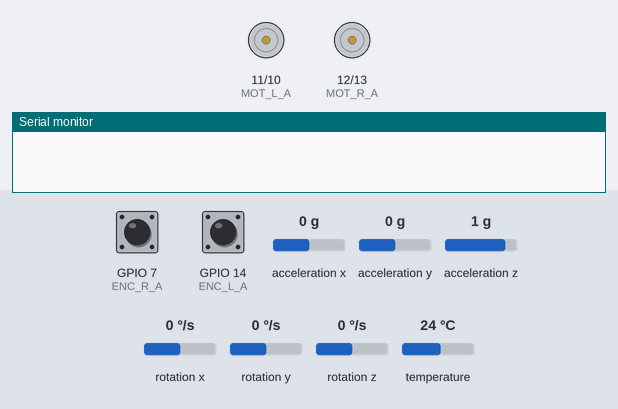
Simulated run of this sketch. Board: ESP32-S3. Parts: motor-driver pin pairs drawn as motors (green arrow = first pin HIGH = forward, orange = second pin HIGH = backward, longer = more drive), the last lines printed to the serial monitor. The inputs (shaded band) are chosen by the test bench; at power-on: rotation z 0 °/s, GPIO 7 (ENC_R_A) HIGH, GPIO 14 (ENC_L_A) HIGH, acceleration x 0 g, acceleration y 0 g, acceleration z 1 g, rotation x 0 °/s, rotation y 0 °/s, temperature 24 °C.

Above: at 0.1 s.
At 3.8 s:
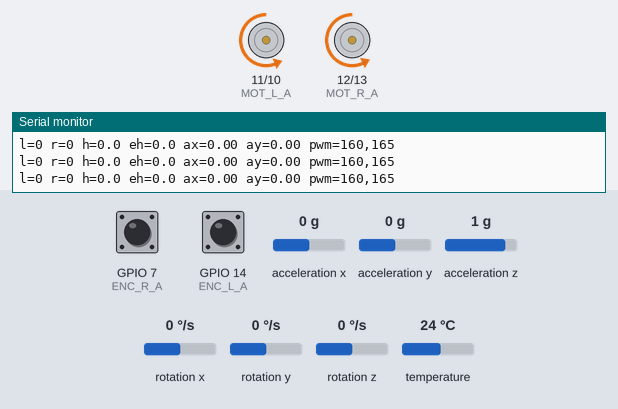
3.9 s: rotation z set to -192 °/s
At 4.3 s:
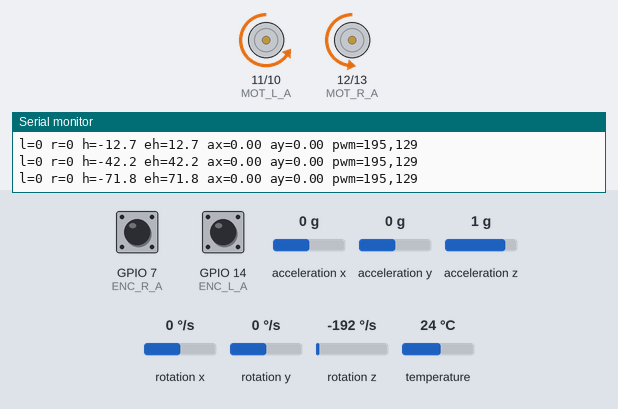
6.9 s: GPIO 7 (ENC_R_A) pulled LOW for 3.2 s
11.6 s: GPIO 7 (ENC_R_A) pulled LOW for 0.15 s
14.7 s: rotation z set to -100 °/s
17.7 s: GPIO 14 (ENC_L_A) pulled LOW for 0.15 s
20.8 s: GPIO 14 (ENC_L_A) pulled LOW for 1 s
Timing chart, 0 to 25.8 s (numbered marks = the images above; inputs shaded):
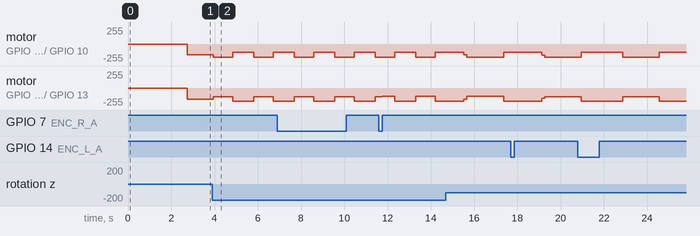

Measured:
- after the input at 3.9 s, motor on GPIO 11 (MOT_L_A) / GPIO 10 (MOT_L_B): alternates backward 195/255 for 0.89 s and backward 125/255 for 0.98 s, starting at once; motor on GPIO 12 (MOT_R_A) / GPIO 13 (MOT_R_B): alternates backward 201/255 for 0.98 s and backward 129/255 for 0.89 s, starting at once

The sketch:

trajetoria_robo.ino
```cpp
#include <Wire.h>
#include <Adafruit_MPU6050.h>
#include <Adafruit_Sensor.h>

// ============================================================
// AJUSTES RAPIDOS
// ============================================================

// 0 = teste local sem servidor; 1 = recebe metas por UDP.
#define USE_UDP 0

// Teste local.
// false = anda uma distancia reta; true = segue a lista TEST_POINTS_CM.
const bool TEST_USE_POINTS = true;

// Distancia reta, usada quando TEST_USE_POINTS = false.
const float TEST_DIST_CM = 150.0;

// Pontos em cm, usados quando TEST_USE_POINTS = true.
// O primeiro ponto e a pose inicial assumida do robo.
struct PointCm {
  float x;
  float y;
};

PointCm TEST_POINTS_CM[] = {
  {0.0, 0.0},
  {30.0, 0.0},
  {30.0, 30.0},
  {60.0, 60.0},
  {120.0, 150.0},
  {30.0, 0.0},
  {0.0, 0.0},
};

const int TEST_POINT_COUNT = sizeof(TEST_POINTS_CM) / sizeof(TEST_POINTS_CM[0]);
const bool REPEAT_TEST = false;

// Calibracao principal da distancia.
// Depois de um teste: ticksPerCm = media_de_ticks / distancia_real_cm.
float ticksPerCm = 12.0;

// Correcao fina de distancia.
// Se pediu 150 cm e andou 160 cm: DIST_GAIN ~= 150.0 / 160.0 = 0.9375.
// Se a curta distancia ficar pequena demais, reduz STOP_LEAD_CM antes de mexer aqui.
const float DIST_GAIN = 0.94;
const float STOP_LEAD_CM = 0.7;

// Motores. Se um lado andar ao contrario, troca o respetivo sinal para -1.
const int MOTOR_L_SIGN = 1;
const int MOTOR_R_SIGN = 1;

// PWM. PWM_CRUISE baixo costuma dar menos derrapagem e menos sobrecurso.

const int PWM_MIN_L = 83; // Coloque o valor achado
const int PWM_MIN_R = 107; // Coloque o valor achado
const float FATOR_DIREITO = 1.0321; // Coloque o fator achado
const int PWM_MIN = 120;
const int PWM_CRUISE = 160;
const int PWM_MAX = 255;
const float SLOWDOWN_CM = 18.0;

// PID para virar no sitio.
const float TURN_TOL_DEG = 2.0;
const float TURN_KP = 3.2;
const float TURN_KI = 0.0;
const float TURN_KD = 0.10;

// PID para andar reto.
// TICKS corrige diferenca entre rodas; HEADING corrige desvio angular pela IMU.
const float TICKS_KP = 0.9;
const float TICKS_KI = 0.0;
const float TICKS_KD = 0.02;
const float HEADING_KP = 2.6;
const float HEADING_KI = 0.0;
const float HEADING_KD = 0.08;

// IMU.
const float GYRO_DEADBAND_DPS = 0.6;
const int IMU_CAL_SAMPLES = 500;

// Logs.
const uint32_t LOG_EVERY_MS = 150;

// ============================================================
// PINOS
// ============================================================

const int SDA_PIN = 40;
const int SCL_PIN = 39;

const int MOT_L_A = 11;
const int MOT_L_B = 10;
const int MOT_R_A = 12;
const int MOT_R_B = 13;

const int ENC_L_A = 14;
const int ENC_R_A = 7;

// ============================================================
// UDP
// ============================================================

#if USE_UDP
#include <WiFi.h>
#include <WiFiUdp.h>
#include <ArduinoJson.h>

const char* WIFI_SSID = "NOME_DA_REDE";
const char* WIFI_PASS = "PASSWORD_DA_REDE";

const uint16_t UDP_CMD_PORT = 5005;  // servidor -> ESP32
const uint16_t UDP_FB_PORT = 5006;   // ESP32 -> servidor

IPAddress serverIp(192, 168, 1, 100);
WiFiUDP udp;
String segmentId;
#endif

// ============================================================
// ESTADO
// ============================================================

Adafruit_MPU6050 mpu;

volatile long ticksL = 0;
volatile long ticksR = 0;

float headingDeg = 0.0;
float gyroBiasZ = 0.0;
float accBiasX = 0.0;
float accBiasY = 0.0;
float accBiasZ = 0.0;
float accX = 0.0;
float accY = 0.0;
float accZ = 0.0;
uint32_t lastImuMs = 0;

struct PID {
  float kp, ki, kd;
  float i = 0.0;
  float prev = 0.0;

  void set(float p, float in, float d) {
    kp = p;
    ki = in;
    kd = d;
  }

  void reset() {
    i = 0.0;
    prev = 0.0;
  }

  float step(float err, float dt, float limit) {
    if (dt <= 0.0) return 0.0;
    i += err * dt;
    float d = (err - prev) / dt;
    prev = err;
    return constrain(kp * err + ki * i + kd * d, -limit, limit);
  }
};

PID pidTurn;
PID pidTicks;
PID pidHeading;

// ============================================================
// ENCODERS
// ============================================================

void IRAM_ATTR isrLeft() { ticksL++; }
void IRAM_ATTR isrRight() { ticksR++; }

long readTicksL() {
  noInterrupts();
  long v = ticksL;
  interrupts();
  return v;
}

long readTicksR() {
  noInterrupts();
  long v = ticksR;
  interrupts();
  return v;
}

void resetTicks() {
  noInterrupts();
  ticksL = 0;
  ticksR = 0;
  interrupts();
}

// ============================================================
// MOTORES
// ============================================================

void motorRaw(int a, int b, int pwm) {
  pwm = constrain(pwm, -255, 255);

  if (pwm > 0) {
    analogWrite(a, pwm);
    analogWrite(b, 0);
  } else if (pwm < 0) {
    analogWrite(a, 0);
    analogWrite(b, -pwm);
  } else {
    analogWrite(a, 0);
    analogWrite(b, 0);
  }
}

void setMotors(int left, int right) {
  motorRaw(MOT_L_B, MOT_L_A, left * MOTOR_L_SIGN);
  motorRaw(MOT_R_B, MOT_R_A, right * MOTOR_R_SIGN);
}

void stopMotors() {
  setMotors(0, 0);
}

void brakeShort() {
  digitalWrite(MOT_L_A, LOW);
  digitalWrite(MOT_L_B, LOW);
  digitalWrite(MOT_R_A, LOW);
  digitalWrite(MOT_R_B, LOW);
  delay(120);
}

// ============================================================
// IMU
// ============================================================

float wrapDeg(float a) {
  while (a > 180.0) a -= 360.0;
  while (a < -180.0) a += 360.0;
  return a;
}

void calibrateImu() {
  sensors_event_t a, g, t;
  float gz = 0.0;
  float ax = 0.0;
  float ay = 0.0;
  float az = 0.0;

  for (int k = 0; k < IMU_CAL_SAMPLES; k++) {
    mpu.getEvent(&a, &g, &t);
    gz += g.gyro.z;
    ax += a.acceleration.x;
    ay += a.acceleration.y;
    az += a.acceleration.z;
    delay(3);
  }

  gyroBiasZ = gz / IMU_CAL_SAMPLES;
  accBiasX = ax / IMU_CAL_SAMPLES;
  accBiasY = ay / IMU_CAL_SAMPLES;
  accBiasZ = (az / IMU_CAL_SAMPLES) - 9.80665;
}

void readImu() {
  sensors_event_t a, g, t;
  mpu.getEvent(&a, &g, &t);

  uint32_t now = millis();
  float dt = (now - lastImuMs) / 1000.0;
  lastImuMs = now;

  float zDps = (g.gyro.z - gyroBiasZ) * 180.0 / PI;
  if (abs(zDps) > GYRO_DEADBAND_DPS) {
    headingDeg = wrapDeg(headingDeg + zDps * dt);
  }

  accX = a.acceleration.x - accBiasX;
  accY = a.acceleration.y - accBiasY;
  accZ = a.acceleration.z - accBiasZ;
}

// ============================================================
// MOVIMENTO
// ============================================================

int rampBase(float remainingCm) {
  if (remainingCm >= SLOWDOWN_CM) return PWM_CRUISE;
  int x = constrain((int)(remainingCm * 10.0), 0, (int)(SLOWDOWN_CM * 10.0));
  return map(x, 0, (int)(SLOWDOWN_CM * 10.0), PWM_MIN, PWM_CRUISE);
}

float correctedDistanceCm(float cm) {
  return max(0.0f, cm * DIST_GAIN - STOP_LEAD_CM);
}

void turnTo(float targetDeg) {
  pidTurn.reset();
  readImu();

  uint32_t last = millis();
  while (true) {
    readImu();
    float err = wrapDeg(targetDeg - headingDeg);
    if (abs(err) <= TURN_TOL_DEG) break;

    uint32_t now = millis();
    float dt = (now - last) / 1000.0;
    last = now;

    int pwm = (int)abs(pidTurn.step(err, dt, PWM_MAX));
    pwm = constrain(pwm, PWM_MIN, PWM_MAX);

    if (err > 0) setMotors(-pwm, pwm);
    else setMotors(pwm, -pwm);

    delay(8);
  }

  stopMotors();
  brakeShort();
}

void driveStraight(float cm) {
  float controlCm = correctedDistanceCm(cm);
  long targetTicks = lround(controlCm * ticksPerCm);

  resetTicks();
  pidTicks.reset();
  pidHeading.reset();
  readImu();

  float headingRef = headingDeg;
  uint32_t last = millis();
  uint32_t lastLog = 0;

  Serial.println();
  Serial.println("drive_start");
  Serial.print("cmd_cm=");
  Serial.println(cm, 2);
  Serial.print("control_cm=");
  Serial.println(controlCm, 2);
  Serial.print("target_ticks=");
  Serial.println(targetTicks);
  Serial.print("heading_ref=");
  Serial.println(headingRef, 2);

  while (true) {
    readImu();

    long l = readTicksL();
    long r = readTicksR();
    long avg = (l + r) / 2;
    long rem = targetTicks - avg;
    if (rem <= 0) break;

    uint32_t now = millis();
    float dt = (now - last) / 1000.0;
    last = now;

    float remCm = rem / ticksPerCm;
    int base = rampBase(remCm);

    float errTicks = (float)(l - r);
    float errHead = wrapDeg(headingRef - headingDeg);

    float corrTicks = pidTicks.step(errTicks, dt, 45.0);
    float corrHead = pidHeading.step(errHead, dt, 35.0);
    int corr = (int)(corrTicks - corrHead);

    // Aplica o mínimo independente e multiplica o direito pelo fator de correção
    int pwmL = constrain(base - corr, PWM_MIN_L, PWM_MAX);
    int pwmR = constrain((base + corr) * FATOR_DIREITO, PWM_MIN_R, PWM_MAX);
    setMotors(pwmL, pwmR);

    if (now - lastLog >= LOG_EVERY_MS) {
      lastLog = now;
      Serial.print("l=");
      Serial.print(l);
      Serial.print(" r=");
      Serial.print(r);
      Serial.print(" h=");
      Serial.print(headingDeg, 1);
      Serial.print(" eh=");
      Serial.print(errHead, 1);
      Serial.print(" ax=");
      Serial.print(accX, 2);
      Serial.print(" ay=");
      Serial.print(accY, 2);
      Serial.print(" pwm=");
      Serial.print(pwmL);
      Serial.print(",");
      Serial.println(pwmR);
    }

    delay(5);
  }

  stopMotors();
  brakeShort();
  delay(350);

  long lf = readTicksL();
  long rf = readTicksR();
  float meanTicks = (lf + rf) / 2.0;

  Serial.println("drive_end");
  Serial.print("ticks_l=");
  Serial.print(lf);
  Serial.print(" ticks_r=");
  Serial.print(rf);
  Serial.print(" mean=");
  Serial.println(meanTicks, 1);
  Serial.println("ticksPerCm = mean / distancia_real_cm");
}

void goToPoint(float x0, float y0, float x1, float y1) {
  float dx = x1 - x0;
  float dy = y1 - y0;
  float targetHeading = atan2(dy, dx) * 180.0 / PI;
  float dist = sqrt(dx * dx + dy * dy);

  turnTo(targetHeading);
  driveStraight(dist);
}

void runPointTest() {
  if (TEST_POINT_COUNT < 2) {
    Serial.println("point_test_skip");
    return;
  }

  Serial.println();
  Serial.println("point_test_start");
  Serial.print("points=");
  Serial.println(TEST_POINT_COUNT);

  for (int i = 0; i < TEST_POINT_COUNT - 1; i++) {
    PointCm a = TEST_POINTS_CM[i];
    PointCm b = TEST_POINTS_CM[i + 1];

    Serial.println();
    Serial.print("segment=");
    Serial.print(i + 1);
    Serial.print("/");
    Serial.println(TEST_POINT_COUNT - 1);
    Serial.print("from=");
    Serial.print(a.x, 1);
    Serial.print(",");
    Serial.print(a.y, 1);
    Serial.print(" to=");
    Serial.print(b.x, 1);
    Serial.print(",");
    Serial.println(b.y, 1);

    goToPoint(a.x, a.y, b.x, b.y);
    delay(500);
  }

  Serial.println("point_test_end");
}

// ============================================================
// UDP
// ============================================================

#if USE_UDP
void udpBegin() {
  WiFi.begin(WIFI_SSID, WIFI_PASS);
  while (WiFi.status() != WL_CONNECTED) {
    delay(250);
    Serial.print(".");
  }

  udp.begin(UDP_CMD_PORT);
  Serial.println();
  Serial.print("wifi_ip=");
  Serial.println(WiFi.localIP());
}

void udpEvent(const char* ev) {
  StaticJsonDocument<192> doc;
  doc["event"] = ev;
  doc["segment_id"] = segmentId;
  doc["heading_deg"] = headingDeg;
  doc["ticks_l"] = readTicksL();
  doc["ticks_r"] = readTicksR();

  char buf[192];
  size_t n = serializeJson(doc, buf);
  udp.beginPacket(serverIp, UDP_FB_PORT);
  udp.write((const uint8_t*)buf, n);
  udp.endPacket();
}

void udpPoll() {
  if (udp.parsePacket() <= 0) return;

  StaticJsonDocument<768> doc;
  if (deserializeJson(doc, udp)) return;

  const char* type = doc["type"] | "";
  segmentId = (const char*)(doc["segment_id"] | "");

  if (!strcmp(type, "orient_goal") || !strcmp(type, "orientation_correction")) {
    turnTo(doc["desired_heading_deg"] | headingDeg);
    udpEvent("orientation_done");
  } else if (!strcmp(type, "move_permission")) {
    driveStraight((doc["distance_m"] | 0.0) * 100.0);
    udpEvent("arrived");
  } else if (!strcmp(type, "stop") || !strcmp(type, "stop_correct")) {
    stopMotors();
    udpEvent("stopped");
  }
}
#endif

// ============================================================
// SETUP / LOOP
// ============================================================

void setup() {
  Serial.begin(115200);

  pinMode(MOT_L_A, OUTPUT);
  pinMode(MOT_L_B, OUTPUT);
  pinMode(MOT_R_A, OUTPUT);
  pinMode(MOT_R_B, OUTPUT);
  stopMotors();

  pinMode(ENC_L_A, INPUT_PULLUP);
  pinMode(ENC_R_A, INPUT_PULLUP);
  attachInterrupt(digitalPinToInterrupt(ENC_L_A), isrLeft, RISING);
  attachInterrupt(digitalPinToInterrupt(ENC_R_A), isrRight, RISING);

  Wire.begin(SDA_PIN, SCL_PIN);
  if (!mpu.begin()) {
    Serial.println("mpu_fail");
    while (true) delay(100);
  }

  mpu.setGyroRange(MPU6050_RANGE_500_DEG);
  mpu.setFilterBandwidth(MPU6050_BAND_21_HZ);

  pidTurn.set(TURN_KP, TURN_KI, TURN_KD);
  pidTicks.set(TICKS_KP, TICKS_KI, TICKS_KD);
  pidHeading.set(HEADING_KP, HEADING_KI, HEADING_KD);

  calibrateImu();
  lastImuMs = millis();

#if USE_UDP
  udpBegin();
#endif

  Serial.println("ready");
}

void loop() {
#if USE_UDP
  udpPoll();
  delay(5);
#else
  if (TEST_USE_POINTS) runPointTest();
  else driveStraight(TEST_DIST_CM);

  if (!REPEAT_TEST) while (true) delay(1000);
  delay(2000);
#endif
}
```
